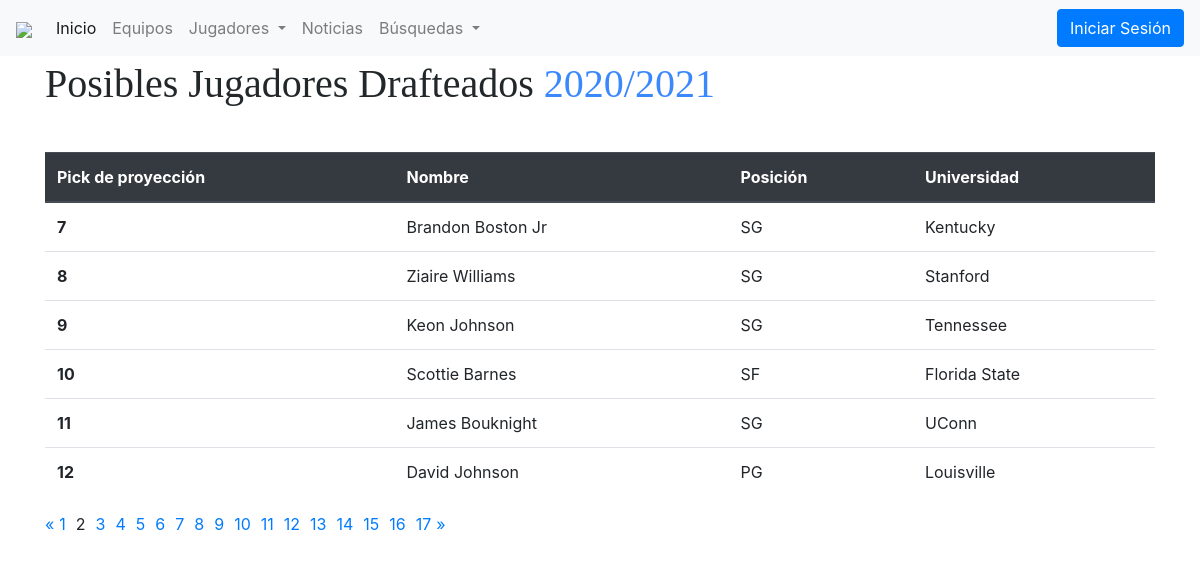
The app's page /drafteados/?page=2, older data.
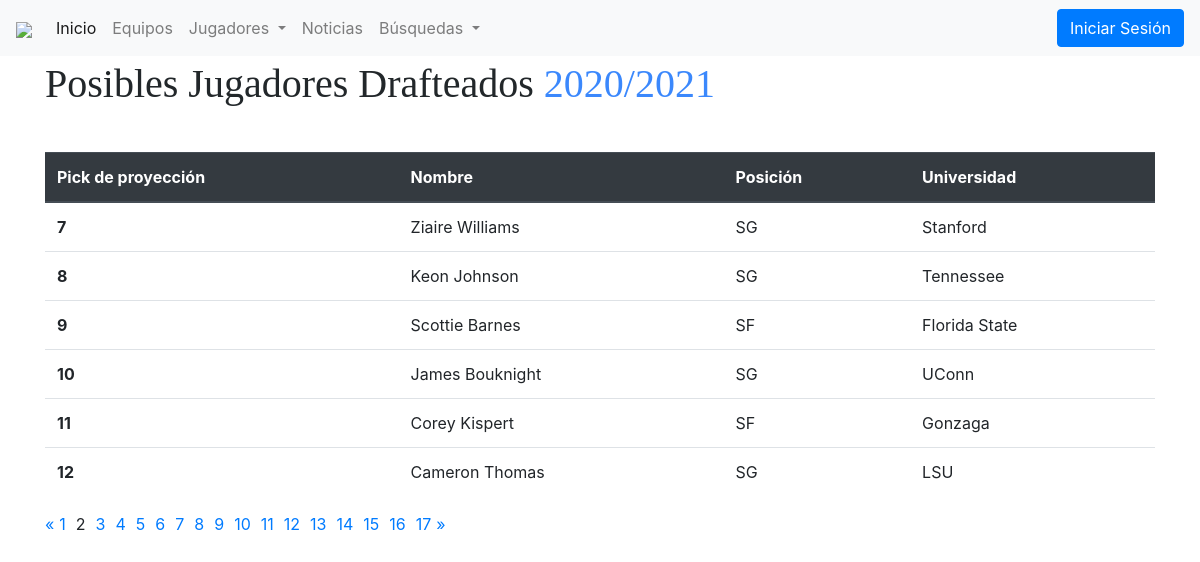
The same page, newer data.
### main/models.py (models this page shows, shortened)
class Drafteado(models.Model):
    nombreJugador = models.CharField(max_length=64, default="nul")
    posicionJugador = models.CharField(PosicionDraft,max_length=64, default="nul")
    universidad = models.CharField(max_length=256, default="nul")
    pickJugador = models.IntegerField(default=0)

### main/views.py (the view)
# urls.py: path('drafteados/', views.lista_drafteados),
def lista_drafteados(request):
    drafteados_list=Drafteado.objects.all()
    page = request.GET.get('page', 1)
    paginator = Paginator(drafteados_list, 6)
    try:
        drafteados = paginator.page(page)
    except PageNotAnInteger:
        drafteados = paginator.page(1)
    except EmptyPage:
        drafteados = paginator.page(paginator.num_pages)
    return render(request, 'drafteados.html', { 'drafteados': drafteados })

### main/templates/drafteados.html (shortened to what this page needs)
{% extends 'base.html' %}
  {% block contenido %}
  <body>
    <main class="main">
        <div class="container">
            <div class="inner__headings">
            <h3 class="inner__head">Posibles Jugadores Drafteados <span class="inner__clr">2020/2021</span></h3>
            </div>
            <table class="table">
                <thead class="thead-dark">
                <tr>
                    <th scope="col">Pick de proyección</th>
                    <th scope="col">Nombre</th>
                    <th scope="col">Posición</th>
                    <th scope="col">Universidad</th>
                </tr>
                </thead>
                <tbody>
                {% for row in drafteados %}
                <tr>
                    <th>{{row.pickJugador}}</th>
                    <td>{{row.nombreJugador}}</td>
                    <td>{{row.posicionJugador}}</td>
                    <td>{{row.universidad}}</td>
                </tr>
                {% endfor %}
                </tbody>
            </table>
            {% if drafteados.has_other_pages %}
            <ul class="pagination">
                {% if drafteados.has_previous %}
                <li><a href="?page={{ drafteados.previous_page_number }}">&laquo;</a></li>
                {% else %}
                <li class="disabled"><span>&laquo;</span></li>
                {% endif %}
                {% for i in drafteados.paginator.page_range %}
                {% if drafteados.number == i %}
                    <li style="margin-right: 5px; margin-left: 5px;" class="active"><span>{{ i }} <span class="sr-only">(current)</span></span></li>
                {% else %}
                    <li style="margin-right: 5px; margin-left: 5px;"><a href="?page={{ i }}">{{ i }}</a></li>
                {% endif %}
                {% endfor %}
                {% if drafteados.has_next %}
                <li ><a  href="?page={{ drafteados.next_page_number }}">&raquo;</a></li>
                {% else %}
                <li class="disabled"><span>&raquo;</span></li>
                {% endif %}
            </ul>
            {% endif %}
  </div>
  </main>
  </body>
  {% endblock %}

Row changes from the older to the newer data that the page shows:
removed Drafteado: pickJugador "7", nombreJugador "Brandon Boston Jr", posicionJugador "SG", universidad "Kentucky"
removed Drafteado: pickJugador "8", nombreJugador "Ziaire Williams", posicionJugador "SG", universidad "Stanford"
removed Drafteado: pickJugador "9", nombreJugador "Keon Johnson", posicionJugador "SG", universidad "Tennessee"
removed Drafteado: pickJugador "10", nombreJugador "Scottie Barnes", posicionJugador "SF", universidad "Florida State"
removed Drafteado: pickJugador "11", nombreJugador "James Bouknight", posicionJugador "SG", universidad "UConn"
removed Drafteado: pickJugador "12", nombreJugador "David Johnson", posicionJugador "PG", universidad "Louisville"
added Drafteado: pickJugador "7", nombreJugador "Ziaire Williams", posicionJugador "SG", universidad "Stanford"
added Drafteado: pickJugador "8", nombreJugador "Keon Johnson", posicionJugador "SG", universidad "Tennessee"
added Drafteado: pickJugador "9", nombreJugador "Scottie Barnes", posicionJugador "SF", universidad "Florida State"
added Drafteado: pickJugador "10", nombreJugador "James Bouknight", posicionJugador "SG", universidad "UConn"
added Drafteado: pickJugador "11", nombreJugador "Corey Kispert", posicionJugador "SF", universidad "Gonzaga"
added Drafteado: pickJugador "12", nombreJugador "Cameron Thomas", posicionJugador "SG", universidad "LSU"
